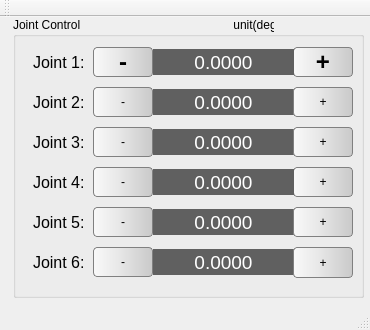
<?xml version="1.0" encoding="UTF-8"?>
<ui version="4.0">
 <class>MainWindow</class>
 <widget class="QMainWindow" name="MainWindow">
  <property name="geometry">
   <rect>
    <x>0</x>
    <y>0</y>
    <width>370</width>
    <height>330</height>
   </rect>
  </property>
  <property name="windowTitle">
   <string>Control Panel</string>
  </property>
  <widget class="QWidget" name="centralWidget">
   <widget class="QGroupBox" name="groupBox_3">
    <property name="geometry">
     <rect>
      <x>13</x>
      <y>0</y>
      <width>351</width>
      <height>281</height>
     </rect>
    </property>
    <property name="styleSheet">
     <string notr="true"/>
    </property>
    <property name="title">
     <string>Joint Control                                              unit(deg.)</string>
    </property>
    <widget class="QLabel" name="lb_joint5">
     <property name="geometry">
      <rect>
       <x>140</x>
       <y>192</y>
       <width>141</width>
       <height>26</height>
      </rect>
     </property>
     <property name="sizePolicy">
      <sizepolicy hsizetype="Expanding" vsizetype="Preferred">
       <horstretch>0</horstretch>
       <verstretch>0</verstretch>
      </sizepolicy>
     </property>
     <property name="font">
      <font>
       <pointsize>14</pointsize>
      </font>
     </property>
     <property name="styleSheet">
      <string notr="true">background-color: rgb(96, 96, 96);
color: white;</string>
     </property>
     <property name="text">
      <string>0.0000</string>
     </property>
     <property name="alignment">
      <set>Qt::AlignCenter</set>
     </property>
    </widget>
    <widget class="QPushButton" name="pbn_joint4Left">
     <property name="geometry">
      <rect>
       <x>80</x>
       <y>150</y>
       <width>60</width>
       <height>30</height>
      </rect>
     </property>
     <property name="sizePolicy">
      <sizepolicy hsizetype="Fixed" vsizetype="Fixed">
       <horstretch>0</horstretch>
       <verstretch>0</verstretch>
      </sizepolicy>
     </property>
     <property name="focusPolicy">
      <enum>Qt::NoFocus</enum>
     </property>
     <property name="styleSheet">
      <string notr="true">background-color: qlineargradient( x1:0, y1:0, x2:1, y2:0, stop:0 #F9F9F9, stop:0.4  #E9E9E9, stop:0.7 #D9D9D9, stop:1 #C9C9C9);
font: bold 18pt &quot;Ubuntu&quot;;
border: 1px solid rgb(128, 128, 128);
border-radius: 4px;</string>
     </property>
     <property name="text">
      <string>-</string>
     </property>
     <property name="autoRepeat">
      <bool>true</bool>
     </property>
    </widget>
    <widget class="QLabel" name="lb_joint2">
     <property name="geometry">
      <rect>
       <x>140</x>
       <y>72</y>
       <width>141</width>
       <height>26</height>
      </rect>
     </property>
     <property name="sizePolicy">
      <sizepolicy hsizetype="Expanding" vsizetype="Preferred">
       <horstretch>0</horstretch>
       <verstretch>0</verstretch>
      </sizepolicy>
     </property>
     <property name="font">
      <font>
       <pointsize>14</pointsize>
      </font>
     </property>
     <property name="styleSheet">
      <string notr="true">background-color: rgb(96, 96, 96);
color: white;</string>
     </property>
     <property name="text">
      <string>0.0000</string>
     </property>
     <property name="alignment">
      <set>Qt::AlignCenter</set>
     </property>
    </widget>
    <widget class="QPushButton" name="pbn_joint6Left">
     <property name="geometry">
      <rect>
       <x>80</x>
       <y>230</y>
       <width>60</width>
       <height>30</height>
      </rect>
     </property>
     <property name="sizePolicy">
      <sizepolicy hsizetype="Fixed" vsizetype="Fixed">
       <horstretch>0</horstretch>
       <verstretch>0</verstretch>
      </sizepolicy>
     </property>
     <property name="focusPolicy">
      <enum>Qt::NoFocus</enum>
     </property>
     <property name="styleSheet">
      <string notr="true">background-color: qlineargradient( x1:0, y1:0, x2:1, y2:0, stop:0 #F9F9F9, stop:0.4  #E9E9E9, stop:0.7 #D9D9D9, stop:1 #C9C9C9);
font: bold 18pt &quot;Ubuntu&quot;;
border: 1px solid rgb(128, 128, 128);
border-radius: 4px;</string>
     </property>
     <property name="text">
      <string>-</string>
     </property>
     <property name="autoRepeat">
      <bool>true</bool>
     </property>
    </widget>
    <widget class="QPushButton" name="pbn_joint2Left">
     <property name="geometry">
      <rect>
       <x>80</x>
       <y>70</y>
       <width>60</width>
       <height>30</height>
      </rect>
     </property>
     <property name="sizePolicy">
      <sizepolicy hsizetype="Fixed" vsizetype="Fixed">
       <horstretch>0</horstretch>
       <verstretch>0</verstretch>
      </sizepolicy>
     </property>
     <property name="focusPolicy">
      <enum>Qt::NoFocus</enum>
     </property>
     <property name="styleSheet">
      <string notr="true">background-color: qlineargradient( x1:0, y1:0, x2:1, y2:0, stop:0 #F9F9F9, stop:0.4  #E9E9E9, stop:0.7 #D9D9D9, stop:1 #C9C9C9);
font: bold 18pt &quot;Ubuntu&quot;;
border: 1px solid rgb(128, 128, 128);
border-radius: 4px;</string>
     </property>
     <property name="text">
      <string>-</string>
     </property>
     <property name="autoRepeat">
      <bool>true</bool>
     </property>
    </widget>
    <widget class="QLabel" name="lb_joint3">
     <property name="geometry">
      <rect>
       <x>140</x>
       <y>112</y>
       <width>141</width>
       <height>26</height>
      </rect>
     </property>
     <property name="sizePolicy">
      <sizepolicy hsizetype="Expanding" vsizetype="Preferred">
       <horstretch>0</horstretch>
       <verstretch>0</verstretch>
      </sizepolicy>
     </property>
     <property name="font">
      <font>
       <pointsize>14</pointsize>
      </font>
     </property>
     <property name="styleSheet">
      <string notr="true">background-color: rgb(96, 96, 96);
color: white;</string>
     </property>
     <property name="text">
      <string>0.0000</string>
     </property>
     <property name="alignment">
      <set>Qt::AlignCenter</set>
     </property>
    </widget>
    <widget class="QPushButton" name="pbn_joint4Right">
     <property name="geometry">
      <rect>
       <x>280</x>
       <y>150</y>
       <width>60</width>
       <height>30</height>
      </rect>
     </property>
     <property name="sizePolicy">
      <sizepolicy hsizetype="Fixed" vsizetype="Fixed">
       <horstretch>0</horstretch>
       <verstretch>0</verstretch>
      </sizepolicy>
     </property>
     <property name="focusPolicy">
      <enum>Qt::NoFocus</enum>
     </property>
     <property name="styleSheet">
      <string notr="true">background-color: qlineargradient( x1:0, y1:0, x2:1, y2:0, stop:0 #F9F9F9, stop:0.4  #E9E9E9, stop:0.7 #D9D9D9, stop:1 #C9C9C9);
font: bold 18pt &quot;Ubuntu&quot;;
border: 1px solid rgb(128, 128, 128);
border-radius: 4px;</string>
     </property>
     <property name="text">
      <string>+</string>
     </property>
     <property name="autoRepeat">
      <bool>true</bool>
     </property>
    </widget>
    <widget class="QPushButton" name="pbn_joint1Right">
     <property name="geometry">
      <rect>
       <x>280</x>
       <y>30</y>
       <width>60</width>
       <height>30</height>
      </rect>
     </property>
     <property name="sizePolicy">
      <sizepolicy hsizetype="Fixed" vsizetype="Fixed">
       <horstretch>0</horstretch>
       <verstretch>0</verstretch>
      </sizepolicy>
     </property>
     <property name="font">
      <font>
       <family>Ubuntu</family>
       <pointsize>18</pointsize>
       <weight>75</weight>
       <italic>false</italic>
       <bold>true</bold>
      </font>
     </property>
     <property name="focusPolicy">
      <enum>Qt::NoFocus</enum>
     </property>
     <property name="styleSheet">
      <string notr="true">background-color: qlineargradient( x1:0, y1:0, x2:1, y2:0, stop:0 #F9F9F9, stop:0.4  #E9E9E9, stop:0.7 #D9D9D9, stop:1 #C9C9C9);
font: bold 18pt &quot;Ubuntu&quot;;
border: 1px solid rgb(128, 128, 128);
border-radius: 4px;</string>
     </property>
     <property name="text">
      <string>+</string>
     </property>
     <property name="autoRepeat">
      <bool>true</bool>
     </property>
    </widget>
    <widget class="QLabel" name="lb_joint6">
     <property name="geometry">
      <rect>
       <x>140</x>
       <y>232</y>
       <width>141</width>
       <height>26</height>
      </rect>
     </property>
     <property name="sizePolicy">
      <sizepolicy hsizetype="Expanding" vsizetype="Preferred">
       <horstretch>0</horstretch>
       <verstretch>0</verstretch>
      </sizepolicy>
     </property>
     <property name="font">
      <font>
       <pointsize>14</pointsize>
      </font>
     </property>
     <property name="styleSheet">
      <string notr="true">background-color: rgb(96, 96, 96);
color: white;</string>
     </property>
     <property name="text">
      <string>0.0000</string>
     </property>
     <property name="alignment">
      <set>Qt::AlignCenter</set>
     </property>
    </widget>
    <widget class="QPushButton" name="pbn_joint6Right">
     <property name="geometry">
      <rect>
       <x>280</x>
       <y>230</y>
       <width>60</width>
       <height>31</height>
      </rect>
     </property>
     <property name="sizePolicy">
      <sizepolicy hsizetype="Fixed" vsizetype="Fixed">
       <horstretch>0</horstretch>
       <verstretch>0</verstretch>
      </sizepolicy>
     </property>
     <property name="focusPolicy">
      <enum>Qt::NoFocus</enum>
     </property>
     <property name="styleSheet">
      <string notr="true">background-color: qlineargradient( x1:0, y1:0, x2:1, y2:0, stop:0 #F9F9F9, stop:0.4  #E9E9E9, stop:0.7 #D9D9D9, stop:1 #C9C9C9);
font: bold 18pt &quot;Ubuntu&quot;;
border: 1px solid rgb(128, 128, 128);
border-radius: 4px;</string>
     </property>
     <property name="text">
      <string>+</string>
     </property>
     <property name="autoRepeat">
      <bool>true</bool>
     </property>
    </widget>
    <widget class="QPushButton" name="pbn_joint3Left">
     <property name="geometry">
      <rect>
       <x>80</x>
       <y>110</y>
       <width>60</width>
       <height>30</height>
      </rect>
     </property>
     <property name="sizePolicy">
      <sizepolicy hsizetype="Fixed" vsizetype="Fixed">
       <horstretch>0</horstretch>
       <verstretch>0</verstretch>
      </sizepolicy>
     </property>
     <property name="focusPolicy">
      <enum>Qt::NoFocus</enum>
     </property>
     <property name="styleSheet">
      <string notr="true">background-color: qlineargradient( x1:0, y1:0, x2:1, y2:0, stop:0 #F9F9F9, stop:0.4  #E9E9E9, stop:0.7 #D9D9D9, stop:1 #C9C9C9);
font: bold 18pt &quot;Ubuntu&quot;;
border: 1px solid rgb(128, 128, 128);
border-radius: 4px;</string>
     </property>
     <property name="text">
      <string>-</string>
     </property>
     <property name="autoRepeat">
      <bool>true</bool>
     </property>
    </widget>
    <widget class="QLabel" name="lb_joint4">
     <property name="geometry">
      <rect>
       <x>140</x>
       <y>152</y>
       <width>141</width>
       <height>26</height>
      </rect>
     </property>
     <property name="sizePolicy">
      <sizepolicy hsizetype="Expanding" vsizetype="Preferred">
       <horstretch>0</horstretch>
       <verstretch>0</verstretch>
      </sizepolicy>
     </property>
     <property name="font">
      <font>
       <pointsize>14</pointsize>
      </font>
     </property>
     <property name="styleSheet">
      <string notr="true">background-color: rgb(96, 96, 96);
color: white;</string>
     </property>
     <property name="text">
      <string>0.0000</string>
     </property>
     <property name="alignment">
      <set>Qt::AlignCenter</set>
     </property>
    </widget>
    <widget class="QPushButton" name="pbn_joint2Right">
     <property name="geometry">
      <rect>
       <x>280</x>
       <y>70</y>
       <width>60</width>
       <height>30</height>
      </rect>
     </property>
     <property name="sizePolicy">
      <sizepolicy hsizetype="Fixed" vsizetype="Fixed">
       <horstretch>0</horstretch>
       <verstretch>0</verstretch>
      </sizepolicy>
     </property>
     <property name="focusPolicy">
      <enum>Qt::NoFocus</enum>
     </property>
     <property name="styleSheet">
      <string notr="true">background-color: qlineargradient( x1:0, y1:0, x2:1, y2:0, stop:0 #F9F9F9, stop:0.4  #E9E9E9, stop:0.7 #D9D9D9, stop:1 #C9C9C9);
font: bold 18pt &quot;Ubuntu&quot;;
border: 1px solid rgb(128, 128, 128);
border-radius: 4px;</string>
     </property>
     <property name="text">
      <string>+</string>
     </property>
     <property name="autoRepeat">
      <bool>true</bool>
     </property>
    </widget>
    <widget class="QPushButton" name="pbn_joint5Right">
     <property name="geometry">
      <rect>
       <x>280</x>
       <y>190</y>
       <width>60</width>
       <height>30</height>
      </rect>
     </property>
     <property name="sizePolicy">
      <sizepolicy hsizetype="Fixed" vsizetype="Fixed">
       <horstretch>0</horstretch>
       <verstretch>0</verstretch>
      </sizepolicy>
     </property>
     <property name="focusPolicy">
      <enum>Qt::NoFocus</enum>
     </property>
     <property name="styleSheet">
      <string notr="true">background-color: qlineargradient( x1:0, y1:0, x2:1, y2:0, stop:0 #F9F9F9, stop:0.4  #E9E9E9, stop:0.7 #D9D9D9, stop:1 #C9C9C9);
font: bold 18pt &quot;Ubuntu&quot;;
border: 1px solid rgb(128, 128, 128);
border-radius: 4px;</string>
     </property>
     <property name="text">
      <string>+</string>
     </property>
     <property name="autoRepeat">
      <bool>true</bool>
     </property>
    </widget>
    <widget class="QPushButton" name="pbn_joint1Left">
     <property name="geometry">
      <rect>
       <x>80</x>
       <y>30</y>
       <width>60</width>
       <height>30</height>
      </rect>
     </property>
     <property name="sizePolicy">
      <sizepolicy hsizetype="Fixed" vsizetype="Fixed">
       <horstretch>0</horstretch>
       <verstretch>0</verstretch>
      </sizepolicy>
     </property>
     <property name="font">
      <font>
       <family>Ubuntu</family>
       <pointsize>18</pointsize>
       <weight>75</weight>
       <italic>false</italic>
       <bold>true</bold>
      </font>
     </property>
     <property name="focusPolicy">
      <enum>Qt::NoFocus</enum>
     </property>
     <property name="styleSheet">
      <string notr="true">background-color: qlineargradient( x1:0, y1:0, x2:1, y2:0, stop:0 #F9F9F9, stop:0.4  #E9E9E9, stop:0.7 #D9D9D9, stop:1 #C9C9C9);
font: bold 18pt &quot;Ubuntu&quot;;
border: 1px solid rgb(128, 128, 128);
border-radius: 4px;</string>
     </property>
     <property name="text">
      <string>-</string>
     </property>
     <property name="autoRepeat">
      <bool>true</bool>
     </property>
    </widget>
    <widget class="QLabel" name="lb_joint1">
     <property name="geometry">
      <rect>
       <x>140</x>
       <y>32</y>
       <width>141</width>
       <height>26</height>
      </rect>
     </property>
     <property name="sizePolicy">
      <sizepolicy hsizetype="Expanding" vsizetype="Preferred">
       <horstretch>0</horstretch>
       <verstretch>0</verstretch>
      </sizepolicy>
     </property>
     <property name="font">
      <font>
       <pointsize>14</pointsize>
      </font>
     </property>
     <property name="styleSheet">
      <string notr="true">background-color: rgb(96, 96, 96);
color: white;</string>
     </property>
     <property name="text">
      <string>0.0000</string>
     </property>
     <property name="alignment">
      <set>Qt::AlignCenter</set>
     </property>
    </widget>
    <widget class="QPushButton" name="pbn_joint5Left">
     <property name="geometry">
      <rect>
       <x>80</x>
       <y>190</y>
       <width>60</width>
       <height>30</height>
      </rect>
     </property>
     <property name="sizePolicy">
      <sizepolicy hsizetype="Fixed" vsizetype="Fixed">
       <horstretch>0</horstretch>
       <verstretch>0</verstretch>
      </sizepolicy>
     </property>
     <property name="focusPolicy">
      <enum>Qt::NoFocus</enum>
     </property>
     <property name="styleSheet">
      <string notr="true">background-color: qlineargradient( x1:0, y1:0, x2:1, y2:0, stop:0 #F9F9F9, stop:0.4  #E9E9E9, stop:0.7 #D9D9D9, stop:1 #C9C9C9);
font: bold 18pt &quot;Ubuntu&quot;;
border: 1px solid rgb(128, 128, 128);
border-radius: 4px;</string>
     </property>
     <property name="text">
      <string>-</string>
     </property>
     <property name="autoRepeat">
      <bool>true</bool>
     </property>
    </widget>
    <widget class="QPushButton" name="pbn_joint3Right">
     <property name="geometry">
      <rect>
       <x>280</x>
       <y>110</y>
       <width>60</width>
       <height>30</height>
      </rect>
     </property>
     <property name="sizePolicy">
      <sizepolicy hsizetype="Fixed" vsizetype="Fixed">
       <horstretch>0</horstretch>
       <verstretch>0</verstretch>
      </sizepolicy>
     </property>
     <property name="focusPolicy">
      <enum>Qt::NoFocus</enum>
     </property>
     <property name="styleSheet">
      <string notr="true">background-color: qlineargradient( x1:0, y1:0, x2:1, y2:0, stop:0 #F9F9F9, stop:0.4  #E9E9E9, stop:0.7 #D9D9D9, stop:1 #C9C9C9);
font: bold 18pt &quot;Ubuntu&quot;;
border: 1px solid rgb(128, 128, 128);
border-radius: 4px;</string>
     </property>
     <property name="text">
      <string>+</string>
     </property>
     <property name="autoRepeat">
      <bool>true</bool>
     </property>
    </widget>
    <widget class="QLabel" name="label_7">
     <property name="geometry">
      <rect>
       <x>20</x>
       <y>30</y>
       <width>61</width>
       <height>30</height>
      </rect>
     </property>
     <property name="font">
      <font>
       <pointsize>12</pointsize>
      </font>
     </property>
     <property name="text">
      <string>Joint 1:</string>
     </property>
    </widget>
    <widget class="QLabel" name="label_10">
     <property name="geometry">
      <rect>
       <x>20</x>
       <y>70</y>
       <width>67</width>
       <height>30</height>
      </rect>
     </property>
     <property name="font">
      <font>
       <pointsize>12</pointsize>
      </font>
     </property>
     <property name="text">
      <string>Joint 2:</string>
     </property>
    </widget>
    <widget class="QLabel" name="label_11">
     <property name="geometry">
      <rect>
       <x>20</x>
       <y>110</y>
       <width>67</width>
       <height>30</height>
      </rect>
     </property>
     <property name="font">
      <font>
       <pointsize>12</pointsize>
      </font>
     </property>
     <property name="text">
      <string>Joint 3:</string>
     </property>
    </widget>
    <widget class="QLabel" name="label_13">
     <property name="geometry">
      <rect>
       <x>20</x>
       <y>150</y>
       <width>67</width>
       <height>30</height>
      </rect>
     </property>
     <property name="font">
      <font>
       <pointsize>12</pointsize>
      </font>
     </property>
     <property name="text">
      <string>Joint 4:</string>
     </property>
    </widget>
    <widget class="QLabel" name="label_15">
     <property name="geometry">
      <rect>
       <x>20</x>
       <y>190</y>
       <width>67</width>
       <height>30</height>
      </rect>
     </property>
     <property name="font">
      <font>
       <pointsize>12</pointsize>
      </font>
     </property>
     <property name="text">
      <string>Joint 5:</string>
     </property>
    </widget>
    <widget class="QLabel" name="label_17">
     <property name="geometry">
      <rect>
       <x>20</x>
       <y>230</y>
       <width>67</width>
       <height>30</height>
      </rect>
     </property>
     <property name="font">
      <font>
       <pointsize>12</pointsize>
      </font>
     </property>
     <property name="text">
      <string>Joint 6:</string>
     </property>
    </widget>
   </widget>
  </widget>
  <widget class="QMenuBar" name="menuBar">
   <property name="geometry">
    <rect>
     <x>0</x>
     <y>0</y>
     <width>370</width>
     <height>25</height>
    </rect>
   </property>
  </widget>
  <widget class="QToolBar" name="mainToolBar">
   <attribute name="toolBarArea">
    <enum>TopToolBarArea</enum>
   </attribute>
   <attribute name="toolBarBreak">
    <bool>false</bool>
   </attribute>
  </widget>
  <widget class="QStatusBar" name="statusBar"/>
 </widget>
 <layoutdefault spacing="6" margin="11"/>
 <resources/>
 <connections/>
</ui>
